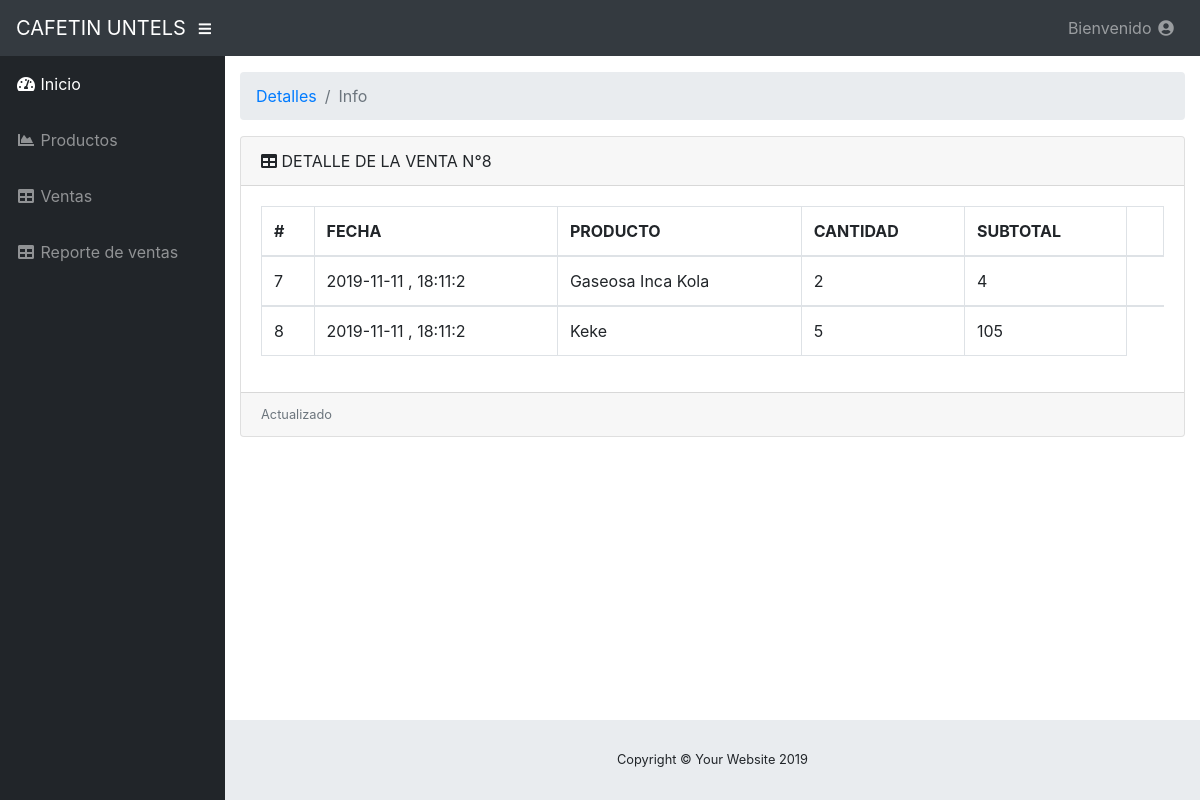
The app's page /cafetin/vistas/detalles.php?id=8 with its own data.
### tables this page shows
CREATE TABLE `detalle` (
  `iddetalle` int(11) NOT NULL,
  `venta` varchar(50) NOT NULL,
  `producto` varchar(50) NOT NULL,
  `cantidad` int(11) NOT NULL,
  `subtotal` double NOT NULL
);

CREATE TABLE `venta` (
  `idventa` int(11) NOT NULL,
  `fecha` varchar(20) NOT NULL,
  `total` double NOT NULL
);

CREATE TABLE `productos` (
  `idproducto` int(11) NOT NULL,
  `nombre_producto` varchar(50) NOT NULL,
  `descripcion` varchar(100) NOT NULL,
  `precio` double NOT NULL,
  `cantidad` int(11) NOT NULL,
  `estado` varchar(20) NOT NULL
);

### cafetin/modelo/conexion.php (called while the page is built, shortened)
<?php
class Conexion{
		private $conexion;
		function __construct(){
			$this->conexion = mysqli_connect("localhost","root","12345678","cafeteria");
		}
		public function getConexion(){
			return $this->conexion;
		}
}
?>

### cafetin/modelo/clventas.php (the view, shortened to what this page needs)
<?php
require_once "conexion.php";
class Venta{
	public function verDetalle($id){
		$conexion = new Conexion();
		$sql = "select d.iddetalle , v.fecha , p.nombre_producto , d.cantidad , d.subtotal from detalle d , venta v , productos p where d.venta = v.idventa and d.producto = p.idproducto and d.venta = $id";
		$resultado = mysqli_query($conexion->getConexion(),$sql);
		echo "<table class='table table-bordered' width='100%' cellspacing='0' >
				<thead>
			  		<tr>
			  			<th>#</th>
			  			<th>FECHA</th>
			  			<th>PRODUCTO</th>
			  			<th>CANTIDAD</th>
			  			<th>SUBTOTAL</th>
			  			<th></th>
			  		</tr>";
		while ( $columna = mysqli_fetch_array($resultado)){
			echo   "<tbody>
						<tr>
							<td>".$columna[0]."</td>
							<td>".$columna[1]."</td>
							<td>".$columna[2]."</td>
							<td>".$columna[3]."</td>
							<td>".$columna[4]."</td>
				    	</tr>
				    <tbody>";
		}
		echo "</table>";
	}
}
?>

### records on screen
detalle: iddetalle "7", venta.fecha "2019-11-11 , 18:11:2", productos.nombre_producto "Gaseosa Inca Kola", cantidad "2", subtotal "4"
detalle: iddetalle "8", venta.fecha "2019-11-11 , 18:11:2", productos.nombre_producto "Keke", cantidad "5", subtotal "105"

### other values on screen
$id "8"
